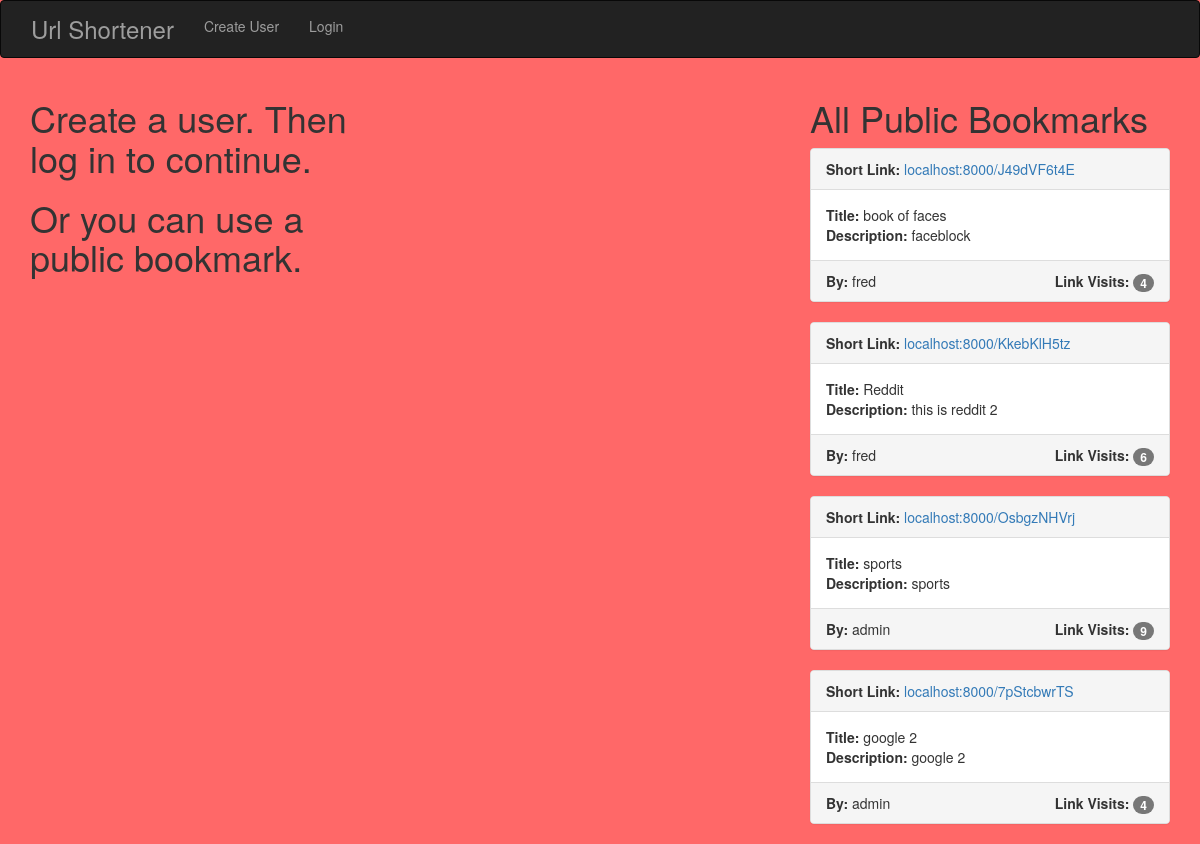
/, run on an earlier commit of the app's database.
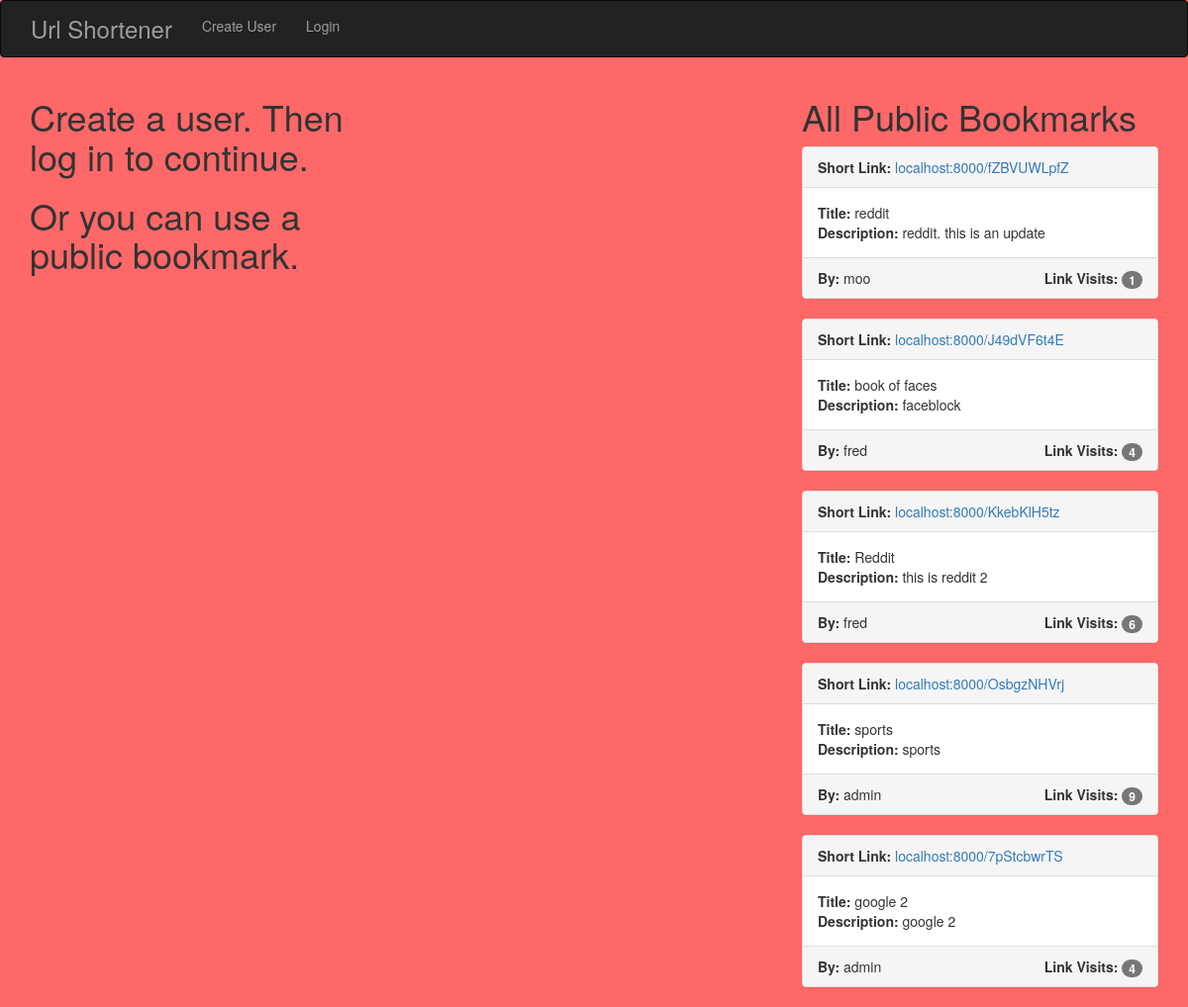
And on a later commit of the database.
### short_app/models.py (models this page shows)
class Bookmark(models.Model):
    user = models.ForeignKey(User)
    title = models.CharField(max_length=50)
    description = models.CharField(max_length=100, null=True, blank=True)
    url = models.URLField()
    short_url = models.CharField(max_length=10, null=True, blank=True)
    created = models.DateTimeField(auto_now_add=True)
    private = models.BooleanField(default=False)
    def __str__(self):
        return self.title
    class Meta:
        ordering = ("-created",)
    def click_count(self):
        return self.click_set.count()

### short_app/views.py (the view, shortened to what this page needs)
# urls.py: url(r'^$', BookmarkCreateView.as_view(), name='bookmark_create_view'),
class BookmarkCreateView(CreateView):
    model = Bookmark
    success_url = reverse_lazy("bookmark_create_view")
    fields = ('title', 'description', 'url', 'private')
    def get_context_data(self, **kwargs):
        context = super().get_context_data(**kwargs)
        context["bookmark_list"] = Bookmark.objects.all()
        return context

### templates/short_app/bookmark_form.html
{% extends 'base.html' %}
{% block content %}
<div class="row">
  <div class="col-md-8">
    <div class="row">
      <div class="col-md-6">
      {% if request.user.is_authenticated %}
          <div class="panel panel-default">
            <div class="panel-heading">
                <h3 class="panel-title">Create a Short Link</h3>
            </div>
             <div class="panel-body">
              <form class="" action="" method="post">
                {% csrf_token %}
                {{ form.as_p }}
                <input class="btn btn-default" type="submit" name="" value="Submit">
              </form>
            </div>
        </div>
      </div>
      <div class="col-md-6">
        <h1>Your Bookmarks</h1>
          {% for bookmark in bookmark_list %}
            {% if bookmark.user == user %}
            <div class="panel panel-default">
              <div class="panel-heading">
                <b>Short Link:</b>
                <a href="{% url 'short_view' bookmark.short_url %}">localhost:8000/{{ bookmark.short_url }}</a>
              </div>
              <div class="panel-body">
                <b>Title: </b> {{ bookmark }}
                <br>
                <b>Description: </b> {{ bookmark.description }}
              </div>
              <div class="panel-footer">
                <b>By:</b> {{ bookmark.user }} |
                {% if bookmark.user.id == user.id %}
                  <a href="{% url 'bookmark_update_view' bookmark.id %}">Edit</a>
                  {% else %}
                    Public Link
                {% endif %}
                <div class="pull-right">
                  <b class=>Link Visits:</b>
                  <span class="badge">{{ bookmark.click_count }}</span>
                </div>
              </div>
            </div>
            {% endif %}
          {% endfor %}
          {% else %}
              <h1>Create a user. Then log in to continue.</h1>
              <h1>Or you can use a public bookmark.</h1>
      {% endif %}
    </div>
    </div>
  </div>
  <div class="col-md-4">
    <h1>All Public Bookmarks</h1>
      {% for bookmark in bookmark_list %}
        {% if bookmark.private == False %}
        <div class="panel panel-default">
          <div class="panel-heading">
            <b>Short Link:</b>
            <a href="{% url 'short_view' bookmark.short_url %}">localhost:8000/{{ bookmark.short_url }}</a>
          </div>
          <div class="panel-body">
            <b>Title: </b> {{ bookmark }}
            <br>
            <b>Description: </b> {{ bookmark.description }}
          </div>
          <div class="panel-footer">
            <b>By:</b> {{ bookmark.user }}
            <div class="pull-right">
              <b class=>Link Visits:</b>
              <span class="badge">{{ bookmark.click_count }}</span>
            </div>
          </div>
        </div>
        {% endif %}
      {% endfor %}
  </div>
</div>
{% endblock %}

### templates/base.html (shortened to what this page needs)
{% load staticfiles %}
<!DOCTYPE html>
<html>
    <head>
        <link rel="stylesheet" href="{% static 'css/bootstrap.css' %}" media="screen" title="no title">
    </head>
    <body>
        <nav class="navbar navbar-inverse">
            <div class="container-fluid">
                <div class="nav navbar-nav">
                    <h3 class="navbar-text">Url Shortener</h3>
                    <li><a href="{% url 'user_create_view' %}">Create User</a></li>
                      {% if not request.user.is_authenticated %}
                          <li><a href="{% url 'login' %}">Login</a></li>
                          {% else %}
                          <li><a href="{% url 'logout' %}?next={% url 'bookmark_create_view' %}">Logout</a></li>
                          <p class="navbar-text">You are logged in as <b>{{ user }}</b></p>
                      {% endif %}
                </div>
            </div>
        </nav>
        <div class="container">
            {% block content %}
            {% endblock %}
        </div>
    </body>
</html>

### templates/base.html (style rules this page uses)
body { background-color: #ff6868; }

What changed in the data, as far as the page shows it:
added Bookmark: short_url "fZBVUWLpfZ", title "reddit", description "reddit. this is an update", user "moo", click_count "1"
